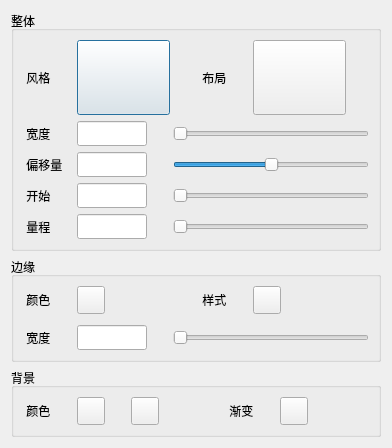
<?xml version="1.0" encoding="UTF-8"?>
<ui version="4.0">
 <class>CRulerRangeDialog</class>
 <widget class="QDialog" name="CRulerRangeDialog">
  <property name="geometry">
   <rect>
    <x>0</x>
    <y>0</y>
    <width>392</width>
    <height>441</height>
   </rect>
  </property>
  <property name="windowTitle">
   <string>Dialog</string>
  </property>
  <layout class="QGridLayout" name="gridLayout_4">
   <item row="0" column="0">
    <widget class="QGroupBox" name="groupBox">
     <property name="title">
      <string>整体</string>
     </property>
     <layout class="QGridLayout" name="gridLayout">
      <item row="0" column="0">
       <layout class="QHBoxLayout" name="horizontalLayout">
        <item>
         <widget class="QLabel" name="label">
          <property name="text">
           <string> 风格</string>
          </property>
         </widget>
        </item>
        <item>
         <spacer name="horizontalSpacer">
          <property name="orientation">
           <enum>Qt::Horizontal</enum>
          </property>
          <property name="sizeType">
           <enum>QSizePolicy::Fixed</enum>
          </property>
          <property name="sizeHint" stdset="0">
           <size>
            <width>20</width>
            <height>20</height>
           </size>
          </property>
         </spacer>
        </item>
        <item>
         <widget class="QPushButton" name="rRangeStyBtn">
          <property name="minimumSize">
           <size>
            <width>93</width>
            <height>75</height>
           </size>
          </property>
          <property name="maximumSize">
           <size>
            <width>93</width>
            <height>75</height>
           </size>
          </property>
          <property name="text">
           <string/>
          </property>
         </widget>
        </item>
        <item>
         <spacer name="horizontalSpacer_2">
          <property name="orientation">
           <enum>Qt::Horizontal</enum>
          </property>
          <property name="sizeHint" stdset="0">
           <size>
            <width>40</width>
            <height>20</height>
           </size>
          </property>
         </spacer>
        </item>
        <item>
         <widget class="QLabel" name="label_6">
          <property name="text">
           <string> 布局</string>
          </property>
         </widget>
        </item>
        <item>
         <spacer name="horizontalSpacer_3">
          <property name="orientation">
           <enum>Qt::Horizontal</enum>
          </property>
          <property name="sizeType">
           <enum>QSizePolicy::Fixed</enum>
          </property>
          <property name="sizeHint" stdset="0">
           <size>
            <width>20</width>
            <height>20</height>
           </size>
          </property>
         </spacer>
        </item>
        <item>
         <widget class="QPushButton" name="rRangeArrangeBtn">
          <property name="minimumSize">
           <size>
            <width>93</width>
            <height>75</height>
           </size>
          </property>
          <property name="maximumSize">
           <size>
            <width>93</width>
            <height>75</height>
           </size>
          </property>
          <property name="text">
           <string/>
          </property>
         </widget>
        </item>
        <item>
         <spacer name="horizontalSpacer_4">
          <property name="orientation">
           <enum>Qt::Horizontal</enum>
          </property>
          <property name="sizeHint" stdset="0">
           <size>
            <width>40</width>
            <height>20</height>
           </size>
          </property>
         </spacer>
        </item>
       </layout>
      </item>
      <item row="1" column="0">
       <layout class="QHBoxLayout" name="horizontalLayout_2">
        <item>
         <widget class="QLabel" name="label_2">
          <property name="text">
           <string> 宽度</string>
          </property>
         </widget>
        </item>
        <item>
         <spacer name="horizontalSpacer_5">
          <property name="orientation">
           <enum>Qt::Horizontal</enum>
          </property>
          <property name="sizeType">
           <enum>QSizePolicy::Fixed</enum>
          </property>
          <property name="sizeHint" stdset="0">
           <size>
            <width>20</width>
            <height>20</height>
           </size>
          </property>
         </spacer>
        </item>
        <item>
         <widget class="QLineEdit" name="rWidEdit">
          <property name="minimumSize">
           <size>
            <width>70</width>
            <height>25</height>
           </size>
          </property>
          <property name="maximumSize">
           <size>
            <width>70</width>
            <height>25</height>
           </size>
          </property>
         </widget>
        </item>
        <item>
         <spacer name="horizontalSpacer_6">
          <property name="orientation">
           <enum>Qt::Horizontal</enum>
          </property>
          <property name="sizeType">
           <enum>QSizePolicy::Fixed</enum>
          </property>
          <property name="sizeHint" stdset="0">
           <size>
            <width>20</width>
            <height>20</height>
           </size>
          </property>
         </spacer>
        </item>
        <item>
         <widget class="QSlider" name="rWidSlider">
          <property name="minimum">
           <number>10</number>
          </property>
          <property name="maximum">
           <number>250</number>
          </property>
          <property name="orientation">
           <enum>Qt::Horizontal</enum>
          </property>
         </widget>
        </item>
       </layout>
      </item>
      <item row="2" column="0">
       <layout class="QHBoxLayout" name="horizontalLayout_3">
        <item>
         <widget class="QLabel" name="label_3">
          <property name="text">
           <string> 偏移量</string>
          </property>
         </widget>
        </item>
        <item>
         <spacer name="horizontalSpacer_7">
          <property name="orientation">
           <enum>Qt::Horizontal</enum>
          </property>
          <property name="sizeType">
           <enum>QSizePolicy::Fixed</enum>
          </property>
          <property name="sizeHint" stdset="0">
           <size>
            <width>8</width>
            <height>20</height>
           </size>
          </property>
         </spacer>
        </item>
        <item>
         <widget class="QLineEdit" name="rOffsetEdit">
          <property name="minimumSize">
           <size>
            <width>70</width>
            <height>25</height>
           </size>
          </property>
          <property name="maximumSize">
           <size>
            <width>70</width>
            <height>25</height>
           </size>
          </property>
         </widget>
        </item>
        <item>
         <spacer name="horizontalSpacer_8">
          <property name="orientation">
           <enum>Qt::Horizontal</enum>
          </property>
          <property name="sizeType">
           <enum>QSizePolicy::Fixed</enum>
          </property>
          <property name="sizeHint" stdset="0">
           <size>
            <width>20</width>
            <height>20</height>
           </size>
          </property>
         </spacer>
        </item>
        <item>
         <widget class="QSlider" name="rOffsetSlider">
          <property name="minimum">
           <number>-550</number>
          </property>
          <property name="maximum">
           <number>550</number>
          </property>
          <property name="orientation">
           <enum>Qt::Horizontal</enum>
          </property>
         </widget>
        </item>
       </layout>
      </item>
      <item row="3" column="0">
       <layout class="QHBoxLayout" name="horizontalLayout_4">
        <item>
         <widget class="QLabel" name="label_4">
          <property name="text">
           <string> 开始</string>
          </property>
         </widget>
        </item>
        <item>
         <spacer name="horizontalSpacer_9">
          <property name="orientation">
           <enum>Qt::Horizontal</enum>
          </property>
          <property name="sizeType">
           <enum>QSizePolicy::Fixed</enum>
          </property>
          <property name="sizeHint" stdset="0">
           <size>
            <width>20</width>
            <height>20</height>
           </size>
          </property>
         </spacer>
        </item>
        <item>
         <widget class="QLineEdit" name="rStartValueEdit">
          <property name="minimumSize">
           <size>
            <width>70</width>
            <height>25</height>
           </size>
          </property>
          <property name="maximumSize">
           <size>
            <width>70</width>
            <height>25</height>
           </size>
          </property>
         </widget>
        </item>
        <item>
         <spacer name="horizontalSpacer_10">
          <property name="orientation">
           <enum>Qt::Horizontal</enum>
          </property>
          <property name="sizeType">
           <enum>QSizePolicy::Fixed</enum>
          </property>
          <property name="sizeHint" stdset="0">
           <size>
            <width>20</width>
            <height>20</height>
           </size>
          </property>
         </spacer>
        </item>
        <item>
         <widget class="QSlider" name="rStartSlider">
          <property name="maximum">
           <number>1000</number>
          </property>
          <property name="orientation">
           <enum>Qt::Horizontal</enum>
          </property>
         </widget>
        </item>
       </layout>
      </item>
      <item row="4" column="0">
       <layout class="QHBoxLayout" name="horizontalLayout_5">
        <item>
         <widget class="QLabel" name="label_5">
          <property name="text">
           <string> 量程</string>
          </property>
         </widget>
        </item>
        <item>
         <spacer name="horizontalSpacer_11">
          <property name="orientation">
           <enum>Qt::Horizontal</enum>
          </property>
          <property name="sizeType">
           <enum>QSizePolicy::Fixed</enum>
          </property>
          <property name="sizeHint" stdset="0">
           <size>
            <width>20</width>
            <height>20</height>
           </size>
          </property>
         </spacer>
        </item>
        <item>
         <widget class="QLineEdit" name="rRangeValueEdit">
          <property name="minimumSize">
           <size>
            <width>70</width>
            <height>25</height>
           </size>
          </property>
          <property name="maximumSize">
           <size>
            <width>70</width>
            <height>25</height>
           </size>
          </property>
         </widget>
        </item>
        <item>
         <spacer name="horizontalSpacer_12">
          <property name="orientation">
           <enum>Qt::Horizontal</enum>
          </property>
          <property name="sizeType">
           <enum>QSizePolicy::Fixed</enum>
          </property>
          <property name="sizeHint" stdset="0">
           <size>
            <width>20</width>
            <height>20</height>
           </size>
          </property>
         </spacer>
        </item>
        <item>
         <widget class="QSlider" name="rRangeValueSlider">
          <property name="maximum">
           <number>1000</number>
          </property>
          <property name="orientation">
           <enum>Qt::Horizontal</enum>
          </property>
         </widget>
        </item>
       </layout>
      </item>
     </layout>
    </widget>
   </item>
   <item row="1" column="0">
    <widget class="QGroupBox" name="groupBox_2">
     <property name="title">
      <string>边缘</string>
     </property>
     <layout class="QGridLayout" name="gridLayout_2">
      <item row="0" column="0">
       <layout class="QVBoxLayout" name="verticalLayout_2">
        <item>
         <layout class="QHBoxLayout" name="horizontalLayout_6">
          <item>
           <widget class="QLabel" name="label_7">
            <property name="text">
             <string> 颜色</string>
            </property>
           </widget>
          </item>
          <item>
           <spacer name="horizontalSpacer_13">
            <property name="orientation">
             <enum>Qt::Horizontal</enum>
            </property>
            <property name="sizeType">
             <enum>QSizePolicy::Fixed</enum>
            </property>
            <property name="sizeHint" stdset="0">
             <size>
              <width>20</width>
              <height>20</height>
             </size>
            </property>
           </spacer>
          </item>
          <item>
           <widget class="QPushButton" name="redgeColorBtn">
            <property name="minimumSize">
             <size>
              <width>28</width>
              <height>28</height>
             </size>
            </property>
            <property name="maximumSize">
             <size>
              <width>28</width>
              <height>28</height>
             </size>
            </property>
            <property name="text">
             <string/>
            </property>
           </widget>
          </item>
          <item>
           <spacer name="horizontalSpacer_14">
            <property name="orientation">
             <enum>Qt::Horizontal</enum>
            </property>
            <property name="sizeHint" stdset="0">
             <size>
              <width>40</width>
              <height>20</height>
             </size>
            </property>
           </spacer>
          </item>
          <item>
           <widget class="QLabel" name="label_8">
            <property name="text">
             <string> 样式</string>
            </property>
           </widget>
          </item>
          <item>
           <spacer name="horizontalSpacer_15">
            <property name="orientation">
             <enum>Qt::Horizontal</enum>
            </property>
            <property name="sizeType">
             <enum>QSizePolicy::Fixed</enum>
            </property>
            <property name="sizeHint" stdset="0">
             <size>
              <width>20</width>
              <height>20</height>
             </size>
            </property>
           </spacer>
          </item>
          <item>
           <widget class="QPushButton" name="redgeStyleBtn">
            <property name="minimumSize">
             <size>
              <width>28</width>
              <height>28</height>
             </size>
            </property>
            <property name="maximumSize">
             <size>
              <width>28</width>
              <height>28</height>
             </size>
            </property>
            <property name="text">
             <string/>
            </property>
           </widget>
          </item>
          <item>
           <spacer name="horizontalSpacer_16">
            <property name="orientation">
             <enum>Qt::Horizontal</enum>
            </property>
            <property name="sizeHint" stdset="0">
             <size>
              <width>40</width>
              <height>20</height>
             </size>
            </property>
           </spacer>
          </item>
         </layout>
        </item>
        <item>
         <spacer name="verticalSpacer_5">
          <property name="orientation">
           <enum>Qt::Vertical</enum>
          </property>
          <property name="sizeType">
           <enum>QSizePolicy::Fixed</enum>
          </property>
          <property name="sizeHint" stdset="0">
           <size>
            <width>20</width>
            <height>5</height>
           </size>
          </property>
         </spacer>
        </item>
        <item>
         <layout class="QHBoxLayout" name="horizontalLayout_7">
          <item>
           <widget class="QLabel" name="label_9">
            <property name="text">
             <string> 宽度</string>
            </property>
           </widget>
          </item>
          <item>
           <spacer name="horizontalSpacer_17">
            <property name="orientation">
             <enum>Qt::Horizontal</enum>
            </property>
            <property name="sizeType">
             <enum>QSizePolicy::Fixed</enum>
            </property>
            <property name="sizeHint" stdset="0">
             <size>
              <width>20</width>
              <height>20</height>
             </size>
            </property>
           </spacer>
          </item>
          <item>
           <widget class="QLineEdit" name="redgeWidEdit">
            <property name="minimumSize">
             <size>
              <width>70</width>
              <height>25</height>
             </size>
            </property>
            <property name="maximumSize">
             <size>
              <width>70</width>
              <height>25</height>
             </size>
            </property>
           </widget>
          </item>
          <item>
           <spacer name="horizontalSpacer_18">
            <property name="orientation">
             <enum>Qt::Horizontal</enum>
            </property>
            <property name="sizeType">
             <enum>QSizePolicy::Fixed</enum>
            </property>
            <property name="sizeHint" stdset="0">
             <size>
              <width>20</width>
              <height>20</height>
             </size>
            </property>
           </spacer>
          </item>
          <item>
           <widget class="QSlider" name="redgeWidSlider">
            <property name="minimum">
             <number>1</number>
            </property>
            <property name="maximum">
             <number>10</number>
            </property>
            <property name="orientation">
             <enum>Qt::Horizontal</enum>
            </property>
           </widget>
          </item>
         </layout>
        </item>
       </layout>
      </item>
     </layout>
    </widget>
   </item>
   <item row="2" column="0">
    <widget class="QGroupBox" name="groupBox_3">
     <property name="title">
      <string>背景</string>
     </property>
     <layout class="QGridLayout" name="gridLayout_3">
      <item row="0" column="0">
       <layout class="QHBoxLayout" name="horizontalLayout_8">
        <item>
         <widget class="QLabel" name="label_10">
          <property name="text">
           <string> 颜色</string>
          </property>
         </widget>
        </item>
        <item>
         <spacer name="horizontalSpacer_19">
          <property name="orientation">
           <enum>Qt::Horizontal</enum>
          </property>
          <property name="sizeType">
           <enum>QSizePolicy::Fixed</enum>
          </property>
          <property name="sizeHint" stdset="0">
           <size>
            <width>20</width>
            <height>20</height>
           </size>
          </property>
         </spacer>
        </item>
        <item>
         <widget class="QPushButton" name="rcolor1Btn">
          <property name="minimumSize">
           <size>
            <width>28</width>
            <height>28</height>
           </size>
          </property>
          <property name="maximumSize">
           <size>
            <width>28</width>
            <height>28</height>
           </size>
          </property>
          <property name="text">
           <string/>
          </property>
         </widget>
        </item>
        <item>
         <spacer name="horizontalSpacer_20">
          <property name="orientation">
           <enum>Qt::Horizontal</enum>
          </property>
          <property name="sizeType">
           <enum>QSizePolicy::Fixed</enum>
          </property>
          <property name="sizeHint" stdset="0">
           <size>
            <width>20</width>
            <height>20</height>
           </size>
          </property>
         </spacer>
        </item>
        <item>
         <widget class="QPushButton" name="rcolor2Btn">
          <property name="minimumSize">
           <size>
            <width>28</width>
            <height>28</height>
           </size>
          </property>
          <property name="maximumSize">
           <size>
            <width>28</width>
            <height>28</height>
           </size>
          </property>
          <property name="text">
           <string/>
          </property>
         </widget>
        </item>
        <item>
         <spacer name="horizontalSpacer_21">
          <property name="orientation">
           <enum>Qt::Horizontal</enum>
          </property>
          <property name="sizeHint" stdset="0">
           <size>
            <width>40</width>
            <height>20</height>
           </size>
          </property>
         </spacer>
        </item>
        <item>
         <widget class="QLabel" name="label_11">
          <property name="text">
           <string> 渐变</string>
          </property>
         </widget>
        </item>
        <item>
         <spacer name="horizontalSpacer_22">
          <property name="orientation">
           <enum>Qt::Horizontal</enum>
          </property>
          <property name="sizeType">
           <enum>QSizePolicy::Fixed</enum>
          </property>
          <property name="sizeHint" stdset="0">
           <size>
            <width>20</width>
            <height>20</height>
           </size>
          </property>
         </spacer>
        </item>
        <item>
         <widget class="QPushButton" name="rgradStyleBtn">
          <property name="minimumSize">
           <size>
            <width>28</width>
            <height>28</height>
           </size>
          </property>
          <property name="maximumSize">
           <size>
            <width>28</width>
            <height>28</height>
           </size>
          </property>
          <property name="text">
           <string/>
          </property>
         </widget>
        </item>
        <item>
         <spacer name="horizontalSpacer_23">
          <property name="orientation">
           <enum>Qt::Horizontal</enum>
          </property>
          <property name="sizeHint" stdset="0">
           <size>
            <width>40</width>
            <height>20</height>
           </size>
          </property>
         </spacer>
        </item>
       </layout>
      </item>
     </layout>
    </widget>
   </item>
  </layout>
 </widget>
 <resources/>
 <connections/>
</ui>
